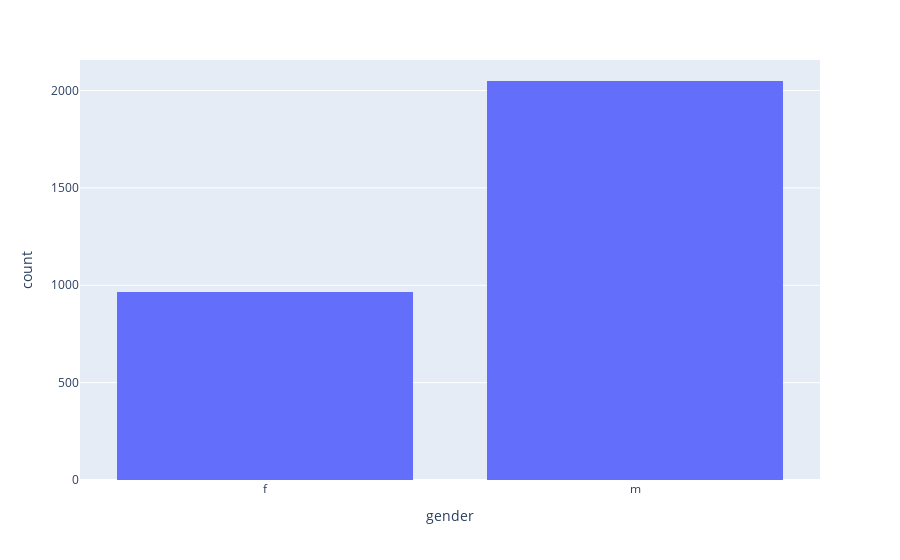

Write notebook code for a chart like this one.
### Code cell
import plotly_express as px
px.histogram(characters_metadata_with_gender, x="gender")

### Figure 1 — Plotly figure (JSON) as saved in the notebook; plotly's stock layout.template omitted (floating-point values rounded to 4 significant figures; data arrays with more than 128 entries replaced by an {"elided": "..."} marker saying what was removed)
{"data": [{"alignmentgroup": "True", "bingroup": "x", "hovertemplate": "gender=%{x}<br>count=%{y}<extra></extra>", "legendgroup": "", "marker": {"color": "#636efa", "pattern": {"shape": ""}}, "name": "", "offsetgroup": "", "orientation": "v", "showlegend": false, "type": "histogram", "x": {"elided": "3015 str values"}, "xaxis": "x", "yaxis": "y"}], "layout": {"barmode": "relative", "legend": {"tracegroupgap": 0}, "margin": {"t": 60}, "xaxis": {"anchor": "y", "domain": [0, 1], "title": {"text": "gender"}}, "yaxis": {"anchor": "x", "domain": [0, 1], "title": {"text": "count"}}}}
